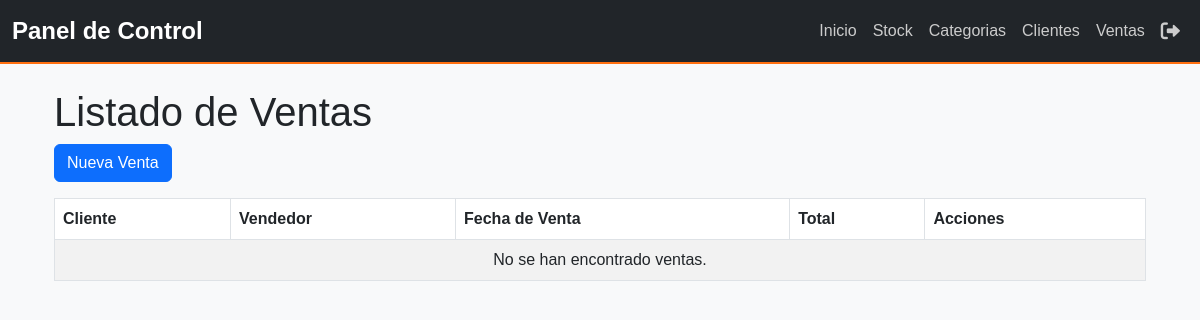
/ventas/, run on an earlier commit of the app's database.
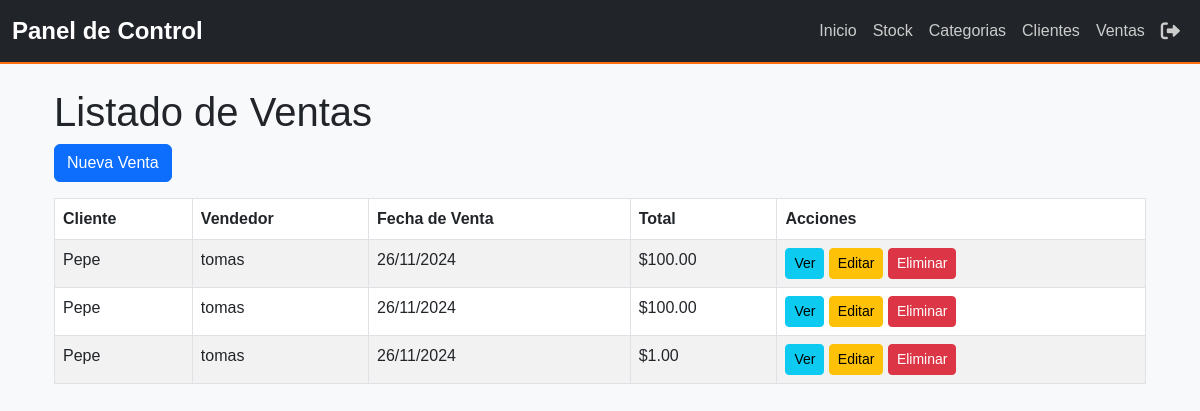
And on a later commit of the database.
### myapp/models.py (models this page shows, shortened)
class Venta(models.Model):
    cliente = models.ForeignKey(Cliente, on_delete=models.CASCADE)
    vendedor = models.ForeignKey(User, on_delete=models.SET_NULL, null=True, blank=True)
    fecha_venta = models.DateTimeField(auto_now_add=True)
    total_venta = models.DecimalField(max_digits=10, decimal_places=2, default=0)
    metodo_pago = models.CharField(max_length=50)
    productos = models.ManyToManyField(Producto, through='DetalleVenta')

class Cliente(models.Model):
    nombre = models.CharField(max_length=255, verbose_name='Nombre Completo')
    compania = models.CharField(max_length=255, blank=True, null=True, verbose_name='Compañía')
    email = models.EmailField(unique=True, verbose_name='Correo Electrónico')
    telefono = models.CharField(max_length=15, verbose_name='Número de Teléfono')
    direccion = models.TextField(blank=True, null=True, verbose_name='Dirección')
    fecha_registro = models.DateTimeField(auto_now_add=True, verbose_name='Fecha de Registro')
    estatus = models.CharField(
        max_length=20,
        choices=[('activo', 'Activo'), ('inactivo', 'Inactivo')],
        default='activo',
        verbose_name='Estatus'
    )
    notas = models.TextField(blank=True, null=True, verbose_name='Notas Adicionales')
    class Meta:
        verbose_name = 'Cliente'
        verbose_name_plural = 'Clientes'
        ordering = ['-fecha_registro']

### myapp/views.py (the view)
# urls.py: path('ventas/', VentaListView.as_view(), name='venta_list'),
class VentaListView(ListView):
    model = Venta
    template_name = 'ventas/venta_list.html'
    context_object_name = 'ventas'
    def get_queryset(self):
        return Venta.objects.all()  # Asegúrate de que las ventas tengan un vendedor asignado

### myapp/context_processors.py (called while the page is built, shortened)
def user_role(request):
    return {'role': 'Invitado'}

### myapp/templates/ventas/venta_list.html
{% extends 'base.html' %}
{% block content %}
<div class="container mt-4">
    <h1>Listado de Ventas</h1>
    <a href="{% url 'venta_create' %}" class="btn btn-primary mb-3">Nueva Venta</a>
    <table class="table table-bordered table-striped">
        <thead>
            <tr>
                <th>Cliente</th>
                <th>Vendedor</th>
                <th>Fecha de Venta</th>
                <th>Total</th>
                <th>Acciones</th>
            </tr>
        </thead>
        <tbody>
            {% for venta in ventas %}
            <tr>
                <td>{{ venta.cliente.nombre }}</td>
                <td>{{ venta.vendedor }}</td>
                <td>{{ venta.fecha_venta|date:"d/m/Y" }}</td>
                <td>${{ venta.total_venta }}</td>
                <td>
                    <a href="{% url 'venta_detail' venta.pk %}" class="btn btn-info btn-sm">Ver</a>
                    <a href="{% url 'venta_edit' venta.pk %}" class="btn btn-warning btn-sm">Editar</a>
                    <a href="{% url 'venta_delete' venta.pk %}" class="btn btn-danger btn-sm" onclick="return confirm('¿Estás seguro de que deseas eliminar esta venta?');">Eliminar</a>
                </td>
            </tr>
            {% empty %}
            <tr>
                <td colspan="5" class="text-center">No se han encontrado ventas.</td>
            </tr>
            {% endfor %}
        </tbody>
    </table>
</div>
{% endblock %}

What changed in the data, as far as the page shows it:
added Venta: cliente.nombre "Pepe", vendedor "tomas", fecha_venta "26/11/2024", total_venta "100.00"
added Venta: cliente.nombre "Pepe", vendedor "tomas", fecha_venta "26/11/2024", total_venta "100.00"
added Venta: cliente.nombre "Pepe", vendedor "tomas", fecha_venta "26/11/2024", total_venta "1.00"
Also different on the page:
text no longer shown: "No se han encontrado ventas."
